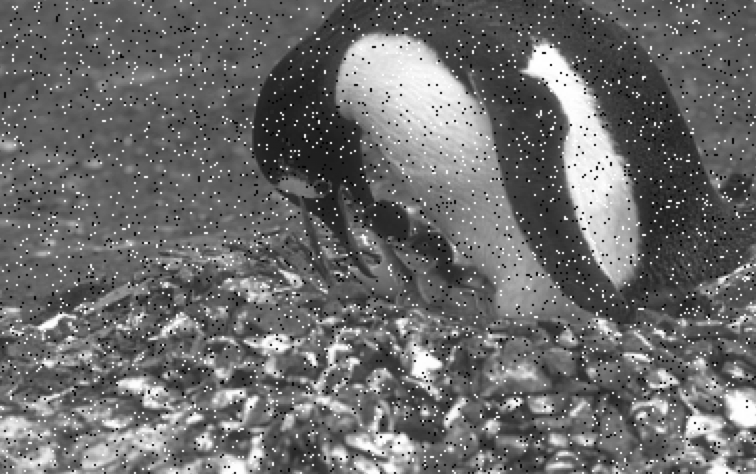
#> input picture Solutions/Lab 2 (Chapter 2.1)/Bài tập nâng cao/Question 4/images/image.png, 756 x 474 px, given in place of image.jpg, which was not available
$ jupyter execute contrast_adjustment.ipynb
#> lines starting #> are read from the running program, lines starting #| are printed output that depends on the picture; pictures that were not available may be replaced by others from this repository, and a replacement may not be noted
[cell 1]
import cv2
import numpy as np
import matplotlib.pyplot as plt

[cell 2]
img = cv2.imread("image.jpg", cv2.IMREAD_GRAYSCALE)
#> img is the input picture: shape (474, 756); min 1, max 255, mean 107.4
if img is None:
    print("Error: Could not load image. Please check the file path.")
else:
    print(f"Image loaded successfully. Shape: {img.shape}")
#| Image loaded successfully. Shape: (474, 756)

[cell 3]
# g(x,y)=α⋅f(x,y) => Tăng / giảm độ tương phản, α>1 tăng, 0<α<1 giảm, α=1 không đổi
# Rõ / mờ chi tiết
def change_contrast(image, alpha):
#> called with alpha = 1.5
    result = image.astype(np.float32) * alpha # Dùng float32 để tránh tràn số khi nhân, vì uint8 chỉ từ 0 đến 255, float32 có thể vượt quá 255 và nhân có thể tạo ra số thập phân => tránh mất thông tin khi nhân
    result = np.clip(result, 0, 255)
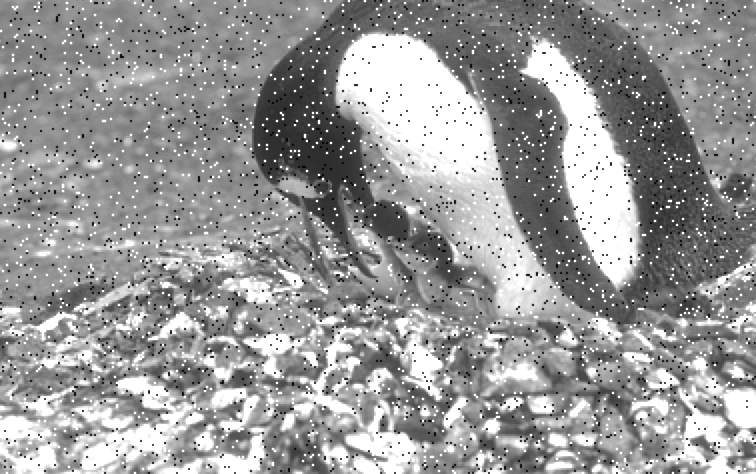
#> result: shape (474, 756) float32; min 1.5, max 255, mean 152.2
    return result.astype(np.uint8)

[cell 4]
high_contrast = change_contrast(img, 1.5)
low_contrast  = change_contrast(img, 0.7)
#> call 2 of change_contrast, with alpha = 0.7
#> in change_contrast (call 2), `result = image.astype(np.float32) * alpha`:
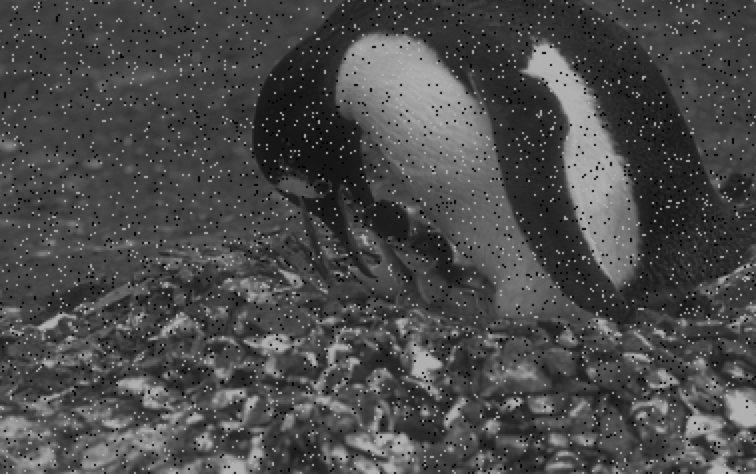
#> result: shape (474, 756) float32; min 0.7, max 178.5, mean 75.2

plt.figure(figsize=(12,4))
plt.subplot(1,3,1); plt.title("Original"); plt.imshow(img, cmap='gray')
plt.subplot(1,3,2); plt.title("Contrast 1.5"); plt.imshow(high_contrast, cmap='gray')
plt.subplot(1,3,3); plt.title("Contrast 0.7"); plt.imshow(low_contrast, cmap='gray')
plt.show()
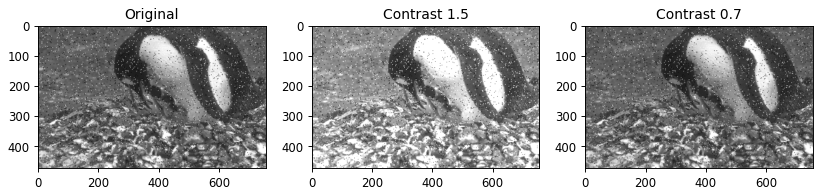
#> figure drawn by matplotlib, 3 panels

$ run again, with Solutions/Lab 2 (Chapter 2.1)/Bài tập nâng cao/Question 4/images/bilateral.png copied over Solutions/Lab 2 (Chapter 2.1)/Bài tập nâng cao/Question 4/images/image.png
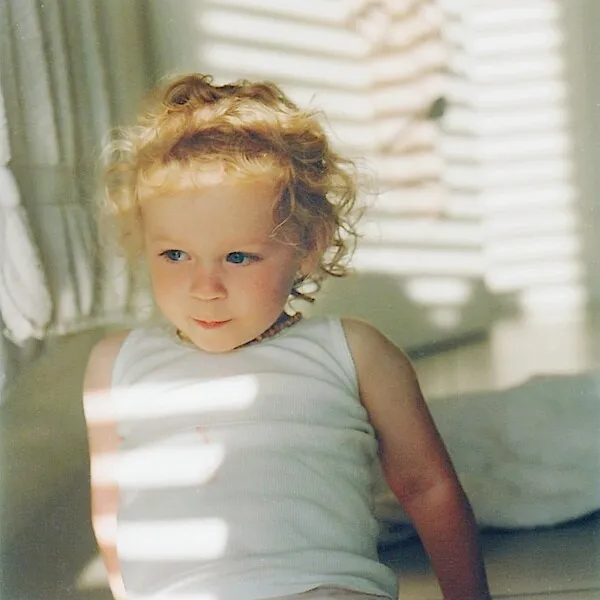
#> input picture Solutions/Lab 2 (Chapter 2.1)/Bài tập nâng cao/Question 4/images/bilateral.png, 600 x 600 px, given in place of image.jpg, which was not available
#| Image loaded successfully. Shape: (600, 600)
#> in change_contrast (call 2), `result = image.astype(np.float32) * alpha`:
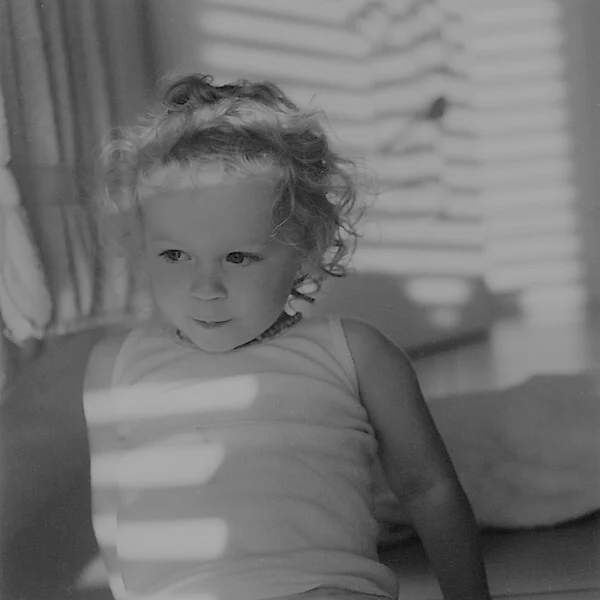
#> result: shape (600, 600) float32; min 0.7, max 172.2, mean 114.6
#> `plt.show()`:
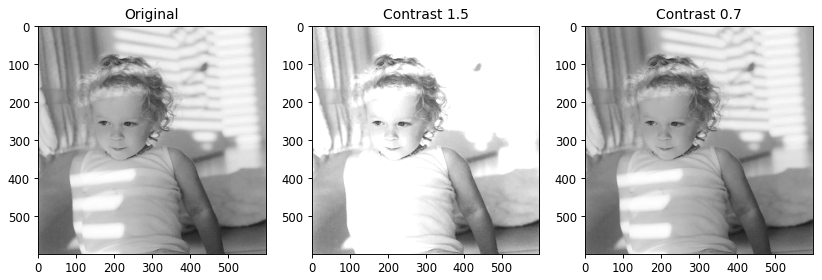
#> figure drawn by matplotlib, 3 panels

$ run again, with Solutions/Lab 2 (Chapter 2.1)/Bài tập nâng cao/Question 4/images/median.jpg saved as Solutions/Lab 2 (Chapter 2.1)/Bài tập nâng cao/Question 4/images/image.png
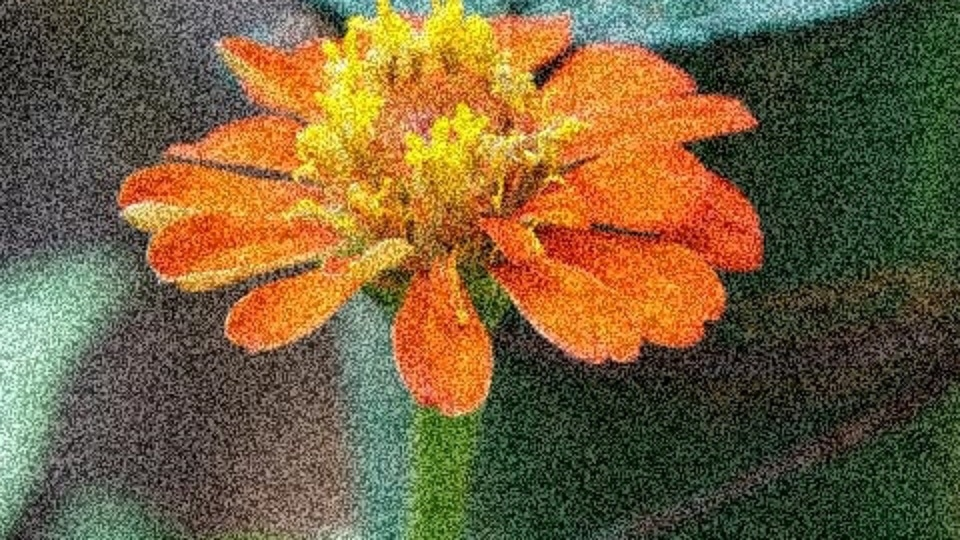
#> input picture Solutions/Lab 2 (Chapter 2.1)/Bài tập nâng cao/Question 4/images/median.jpg, 960 x 540 px, given in place of image.jpg, which was not available
#| Image loaded successfully. Shape: (540, 960)
#> in change_contrast (call 2), `result = image.astype(np.float32) * alpha`:
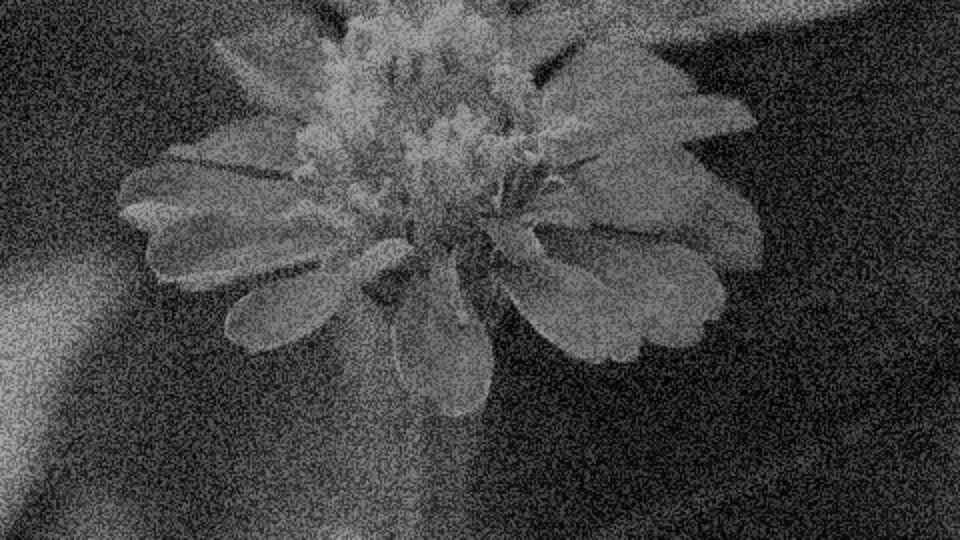
#> result: shape (540, 960) float32; min 0, max 173.6, mean 68.7
#> `plt.show()`:
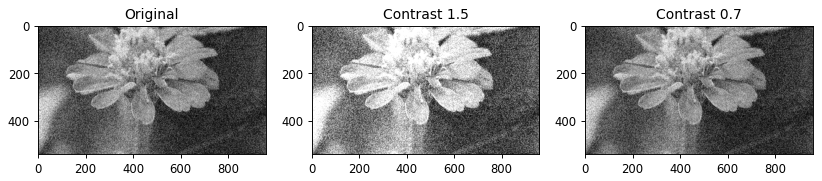
#> figure drawn by matplotlib, 3 panels
